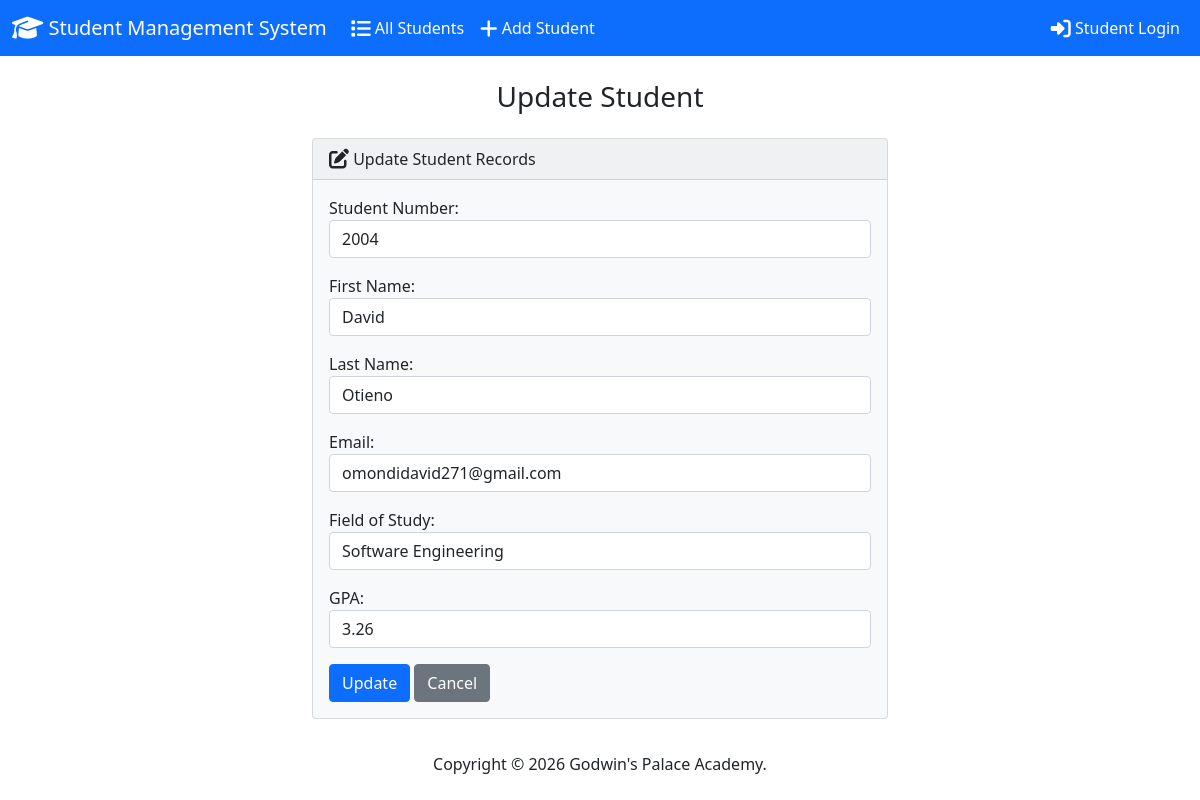
Page /edit/4/ on the committed database.
### students/models.py (models this page shows, shortened)
class Student(models.Model):
    student_number = models.IntegerField(unique=True)
    first_name = models.CharField(max_length=100)
    last_name = models.CharField(max_length=100)
    email = models.EmailField()
    field_of_study = models.CharField(max_length=100)
    gpa = models.FloatField()
    password = models.CharField(max_length=128, default='student123')
    class Meta:
        ordering = ['last_name', 'first_name']

### students/views.py (the view)
# urls.py: path('edit/<int:id>/', views.edit, name='edit'),
def edit(request, id):
  if request.method == 'POST':
    student = Student.objects.get(pk=id)
    form = StudentForm(request.POST, instance=student)
    if form.is_valid():
      form.save()
      try:
        login_url = request.build_absolute_uri(reverse('student_login'))
        send_mail(
          subject='Your Student Record Has Been Updated',
          message=f'Hello {student.first_name} {student.last_name},\n\nYour student record has been updated.\n\nStudent Number: {student.student_number}\nField of Study: {student.field_of_study}\nGPA: {student.gpa}\n\nView your updated information:\n{login_url}\n\nBest regards,\nGodwin\'s Palace Academy',
          from_email=settings.DEFAULT_FROM_EMAIL,
          recipient_list=[student.email],
          fail_silently=False,
        )
      except Exception as e:
        print(f"Email sending failed: {e}")
      return render(request, 'students/edit.html', {
        'form': form,
        'success': True
      })
  else:
    student = Student.objects.get(pk=id)
    form = StudentForm(instance=student)
  return render(request, 'students/edit.html', {
    'form': form
  })

### students/forms.py
class StudentForm(forms.ModelForm):
  class Meta:
    model = Student
    fields = ['student_number', 'first_name', 'last_name', 'email', 'field_of_study', 'gpa']
    labels = {
      'student_number': 'Student Number',
      'first_name': 'First Name',
      'last_name': 'Last Name',
      'email': 'Email',
      'field_of_study': 'Field of Study',
      'gpa': 'GPA'
    }
    widgets = {
      'student_number': forms.NumberInput(attrs={'class': 'form-control'}),
      'first_name': forms.TextInput(attrs={'class': 'form-control'}),
      'last_name': forms.TextInput(attrs={'class': 'form-control'}),
      'email': forms.EmailInput(attrs={'class': 'form-control'}),
      'field_of_study': forms.TextInput(attrs={'class': 'form-control'}),
      'gpa': forms.NumberInput(attrs={'class': 'form-control'}),
    }

### students/templates/students/edit.html (shortened to what this page needs)
{% extends "students/base.html" %}
{% block body %}
  <h3 class="text-center m-4">Update Student</h3>
  {% if success %}
    <div class="alert alert-success" role="alert">
      The student updated successfully.
      <a href="{% url 'index' %}" class="alert-link">Go to Home Page.</a>
    </div>
  {% else %}
    <div class="row justify-content-center">
      <div class="col-6">
        <div class="card bg-light mb-3">
          <div class="card-header">
            <i class="fa-solid fa-pen-to-square fa-lg"></i> Update Student Records
          </div>
          <div class="card-body">
            <form action="" method="POST">
              {{ form.as_p }}
              <button type="submit" class="btn btn-primary">Update</button>
              <a href="{% url 'index' %}" class="btn btn-secondary">Cancel</a>
            </form>
          </div>
        </div>
      </div>
    </div>
  {% endif %}
{% endblock %}

### rows in the picture
Student: student_number "2004", first_name "David", last_name "Otieno", email "omondidavid271@gmail.com", field_of_study "Software Engineering", gpa "3.26"
